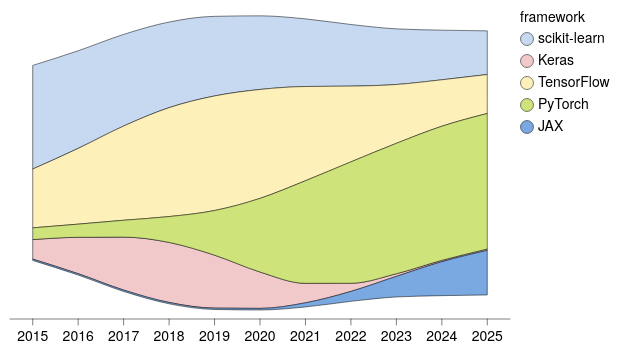

The Vega-Lite source for this figure:
### Vega-Lite specification from a JSON file in a GitHub repository (floating-point values rounded to 4 significant figures)
{"background": null, "config": {"arc": {"fill": "#DBDBDB", "fillOpacity": 1.0, "innerRadius": 37.5, "padAngle": 0.03, "stroke": "black", "strokeOpacity": 1, "strokeWidth": 0.25}, "area": {"fill": "#DBDBDB", "fillOpacity": 1.0, "stroke": "black", "strokeOpacity": 1, "strokeWidth": 0.25}, "axis": {"domain": true, "domainCap": "round", "domainColor": "black", "domainWidth": 0.25, "grid": false, "gridCap": "round", "gridColor": "#F1F1F1", "gridDash": [0, 0], "gridOpacity": 1.0, "gridWidth": 0.25, "labelColor": "black", "labelFont": "Helvetica Neue, HelveticaNeue, Helvetica, Arial, sans-serif", "labelFontSize": 7, "labelFontStyle": "normal", "labelFontWeight": 400, "offset": 4.5, "ticks": true, "tickCap": "round", "tickColor": "black", "tickRound": false, "tickSize": 3, "tickWidth": 0.25, "titleColor": "black", "titleFont": "Helvetica Neue, HelveticaNeue, Helvetica, Arial, sans-serif", "titleFontSize": 7, "titleFontStyle": "normal", "titleFontWeight": 400}, "axisX": {"domain": true, "labelAlign": "center", "labelAngle": 0, "labels": true, "ticks": true, "translate": 0}, "axisY": {"domain": true, "labelAlign": "right", "labelAngle": 0, "labels": true, "ticks": true, "translate": 0}, "axisRight": {"domain": true, "labelAlign": "left", "labelAngle": 0, "labels": true, "ticks": true, "translate": 0}, "axisTop": {"domain": true, "labelAlign": "center", "labelAngle": 0, "labels": true, "ticks": true, "translate": 0}, "axisBand": {"tickOffset": 0}, "bar": {"fill": "#DBDBDB", "fillOpacity": 1.0, "stroke": "black", "strokeOpacity": 1, "strokeWidth": 0.25}, "boxplot": {"size": 13.5, "ticks": {"cornerRadius": 0.25, "fill": "black", "opacity": 1, "size": 6.75, "thickness": 0.25}, "box": {"fillOpacity": 1.0, "stroke": "black", "strokeOpacity": 1, "strokeWidth": 0.25}, "median": {"cornerRadius": 0, "fill": "black", "fillOpacity": 1.0, "opacity": 1, "size": 13.5, "thickness": 0.25}, "rule": {"fill": "black", "fillOpacity": 1.0, "size": 15.0, "stroke": "black", "strokeDash": [0, 0], "strokeOpacity": 1, "strokeWidth": 0.25}, "outliers": {"color": "black", "fill": "black", "fillOpacity": 1.0, "size": 0, "stroke": "black", "strokeOpacity": 1, "strokeWidth": 0.25}}, "circle": {"fill": "black", "fillOpacity": 1.0, "size": 0.75, "stroke": null, "strokeOpacity": 1, "strokeWidth": 0.25}, "errorband": {"band": {"fillOpacity": 0.6, "stroke": null, "strokeWidth": 0.25, "strokeOpacity": 1}, "borders": {"opacity": 0, "strokeOpacity": 0.25, "strokeWidth": 1}}, "errorbar": {"opacity": 1, "rule": {"strokeDash": [0, 0], "strokeWidth": 0.25}, "ticks": {"color": "black", "cornerRadius": 0.125, "opacity": 1, "size": 9.0, "thickness": 0.25}, "thickness": 0.25}, "font": "Helvetica Neue, HelveticaNeue, Helvetica, Arial, sans-serif", "geoshape": {"fill": "#DBDBDB", "fillOpacity": 1.0, "stroke": "black", "strokeOpacity": 1, "strokeWidth": 0.25}, "header": {"labelColor": "black", "labelFont": "Helvetica Neue, HelveticaNeue, Helvetica, Arial, sans-serif", "labelFontSize": 7, "labelFontStyle": "normal", "labelFontWeight": 400, "titleColor": "black", "titleFont": "Helvetica Neue, HelveticaNeue, Helvetica, Arial, sans-serif", "titleFontSize": 7, "titleFontStyle": "normal", "titleFontWeight": 400, "titlePadding": 0}, "legend": {"disable": false, "offset": 4.5, "titlePadding": 4, "labelOffset": 2, "gradientLabelOffset": 2, "gradientLength": 75.0, "gradientThickness": 7.5, "gradientOpacity": 1.0, "gradientStrokeColor": "black", "gradientStrokeWidth": 0.25, "labelColor": "black", "labelFont": "Helvetica Neue, HelveticaNeue, Helvetica, Arial, sans-serif", "labelFontSize": 7, "labelFontStyle": "normal", "labelFontWeight": 400, "strokeColor": "black", "strokeWidth": 0, "symbolSize": 42, "symbolStrokeColor": "black", "symbolStrokeWidth": 0.25, "titleColor": "black", "titleFont": "Helvetica Neue, HelveticaNeue, Helvetica, Arial, sans-serif", "titleFontSize": 7, "titleFontStyle": "normal", "titleFontWeight": 400}, "line": {"color": "black", "stroke": "black", "strokeCap": "round", "strokeDash": [0, 0], "strokeOpacity": 1, "strokeWidth": 0.375}, "point": {"filled": true, "fill": "#DBDBDB", "fillOpacity": 1.0, "size": 7.5, "stroke": "black", "strokeOpacity": 1, "strokeWidth": 0.25}, "range": {"category": ["#C6D9F1", "#F1C9CB", "#FEF0B9", "#CEE37A", "#7AA8E0", "#E589A3", "#FDDD5D", "#68B961", "#4177B1", "#C35082", "#E5C227", "#438156"], "diverging": {"scheme": ["#C35082", "#CE6D94", "#D989A7", "#E2A4BA", "#EABFCE", "#F1DBE2", "#F6F6F6", "#D7E0EB", "#B9CBE0", "#9BB6D5", "#7DA1C9", "#5F8CBD", "#4177B1"]}, "heatmap": {"scheme": ["#32022B", "#43044D", "#4C196E", "#4D338C", "#484DA6", "#3A68BB", "#1D83CA", "#1D9CCB", "#23B5C9", "#28CDC5", "#4DE0B4", "#91EE9F"]}, "ordinal": {"scheme": ["#F1F1F1", "#DBDBDB", "#C6C6C6", "#B2B2B2", "#9D9D9D", "#898989", "#767676", "#636363", "#515151", "#404040", "#2F2F2F", "#1F1F1F"]}, "ramp": {"scheme": ["#32022B", "#43044D", "#4C196E", "#4D338C", "#484DA6", "#3A68BB", "#1D83CA", "#1D9CCB", "#23B5C9", "#28CDC5", "#4DE0B4", "#91EE9F"]}}, "rule": {"color": "black", "stroke": "black", "strokeCap": "round", "strokeDash": [2, 2], "strokeOpacity": 1, "strokeWidth": 0.25}, "scale": {"bandPaddingInner": 0.1, "bandPaddingOuter": 0.1, "round": false}, "rect": {"fill": "#DBDBDB", "fillOpacity": 1.0, "stroke": "black", "strokeOpacity": 1, "strokeWidth": 0.25}, "square": {"fill": "#DBDBDB", "fillOpacity": 1.0, "size": 15.0, "stroke": "black", "strokeOpacity": 1, "strokeWidth": 0.25}, "text": {"color": "black", "font": "Helvetica Neue, HelveticaNeue, Helvetica, Arial, sans-serif", "fontSize": 7, "fontStyle": "normal", "fontWeight": 400}, "tick": {"color": "black", "cornerRadius": 0.125, "opacity": 1.0, "size": 13.5, "thickness": 0.25}, "title": {"anchor": "middle", "frame": "group", "color": "black", "font": "Helvetica Neue, HelveticaNeue, Helvetica, Arial, sans-serif", "fontSize": 7, "fontStyle": "normal", "fontWeight": 400, "subtitleColor": "black", "subtitleFont": "Helvetica Neue, HelveticaNeue, Helvetica, Arial, sans-serif", "subtitleFontSize": "Helvetica Neue, HelveticaNeue, Helvetica, Arial, sans-serif", "subtitleFontStyle": "normal", "subtitleFontWeight": 400}, "trail": {"color": "black", "opacity": 1, "size": 0.375}, "view": {"continuousWidth": 250, "continuousHeight": 150, "discreteWidth": 250, "discreteHeight": 150, "fill": null, "stroke": null, "strokeWidth": 0.25}}, "data": {"name": "data-0f94f90ba59c065dc183b4c25a424f81"}, "mark": {"type": "area", "interpolate": "monotone"}, "encoding": {"color": {"field": "framework", "sort": ["scikit-learn", "Keras", "TensorFlow", "PyTorch", "JAX"], "title": "framework", "type": "nominal"}, "order": {"field": "framework", "sort": "ascending", "type": "nominal"}, "x": {"axis": {"labelAngle": 0}, "field": "year", "title": null, "type": "ordinal"}, "y": {"axis": null, "field": "models", "stack": "center", "type": "quantitative"}}, "$schema": "https://vega.github.io/schema/vega-lite/v6.4.1.json", "datasets": {"data-0f94f90ba59c065dc183b4c25a424f81": [{"year": 2015, "framework": "scikit-learn", "models": 38.0}, {"year": 2016, "framework": "scikit-learn", "models": 35.8}, {"year": 2017, "framework": "scikit-learn", "models": 33.6}, {"year": 2018, "framework": "scikit-learn", "models": 31.4}, {"year": 2019, "framework": "scikit-learn", "models": 29.2}, {"year": 2020, "framework": "scikit-learn", "models": 27.0}, {"year": 2021, "framework": "scikit-learn", "models": 24.8}, {"year": 2022, "framework": "scikit-learn", "models": 22.6}, {"year": 2023, "framework": "scikit-learn", "models": 20.4}, {"year": 2024, "framework": "scikit-learn", "models": 18.2}, {"year": 2025, "framework": "scikit-learn", "models": 16.0}, {"year": 2015, "framework": "Keras", "models": 7.142}, {"year": 2016, "framework": "Keras", "models": 13.34}, {"year": 2017, "framework": "Keras", "models": 19.41}, {"year": 2018, "framework": "Keras", "models": 22.0}, {"year": 2019, "framework": "Keras", "models": 19.41}, {"year": 2020, "framework": "Keras", "models": 13.34}, {"year": 2021, "framework": "Keras", "models": 7.142}, {"year": 2022, "framework": "Keras", "models": 2.977}, {"year": 2023, "framework": "Keras", "models": 0.9666}, {"year": 2024, "framework": "Keras", "models": 0.5}, {"year": 2025, "framework": "Keras", "models": 0.5}, {"year": 2015, "framework": "TensorFlow", "models": 21.57}, {"year": 2016, "framework": "TensorFlow", "models": 27.77}, {"year": 2017, "framework": "TensorFlow", "models": 34.54}, {"year": 2018, "framework": "TensorFlow", "models": 39.93}, {"year": 2019, "framework": "TensorFlow", "models": 42.0}, {"year": 2020, "framework": "TensorFlow", "models": 39.93}, {"year": 2021, "framework": "TensorFlow", "models": 34.54}, {"year": 2022, "framework": "TensorFlow", "models": 27.77}, {"year": 2023, "framework": "TensorFlow", "models": 21.57}, {"year": 2024, "framework": "TensorFlow", "models": 17.03}, {"year": 2025, "framework": "TensorFlow", "models": 14.29}, {"year": 2015, "framework": "PyTorch", "models": 4.308}, {"year": 2016, "framework": "PyTorch", "models": 4.827}, {"year": 2017, "framework": "PyTorch", "models": 6.182}, {"year": 2018, "framework": "PyTorch", "models": 9.483}, {"year": 2019, "framework": "PyTorch", "models": 16.37}, {"year": 2020, "framework": "PyTorch", "models": 27.0}, {"year": 2021, "framework": "PyTorch", "models": 37.63}, {"year": 2022, "framework": "PyTorch", "models": 44.52}, {"year": 2023, "framework": "PyTorch", "models": 47.82}, {"year": 2024, "framework": "PyTorch", "models": 49.17}, {"year": 2025, "framework": "PyTorch", "models": 49.69}, {"year": 2015, "framework": "JAX", "models": 0.5}, {"year": 2016, "framework": "JAX", "models": 0.5}, {"year": 2017, "framework": "JAX", "models": 0.5}, {"year": 2018, "framework": "JAX", "models": 0.5}, {"year": 2019, "framework": "JAX", "models": 0.5}, {"year": 2020, "framework": "JAX", "models": 0.5862}, {"year": 2021, "framework": "JAX", "models": 1.517}, {"year": 2022, "framework": "JAX", "models": 3.649}, {"year": 2023, "framework": "JAX", "models": 7.551}, {"year": 2024, "framework": "JAX", "models": 12.45}, {"year": 2025, "framework": "JAX", "models": 16.35}]}}
